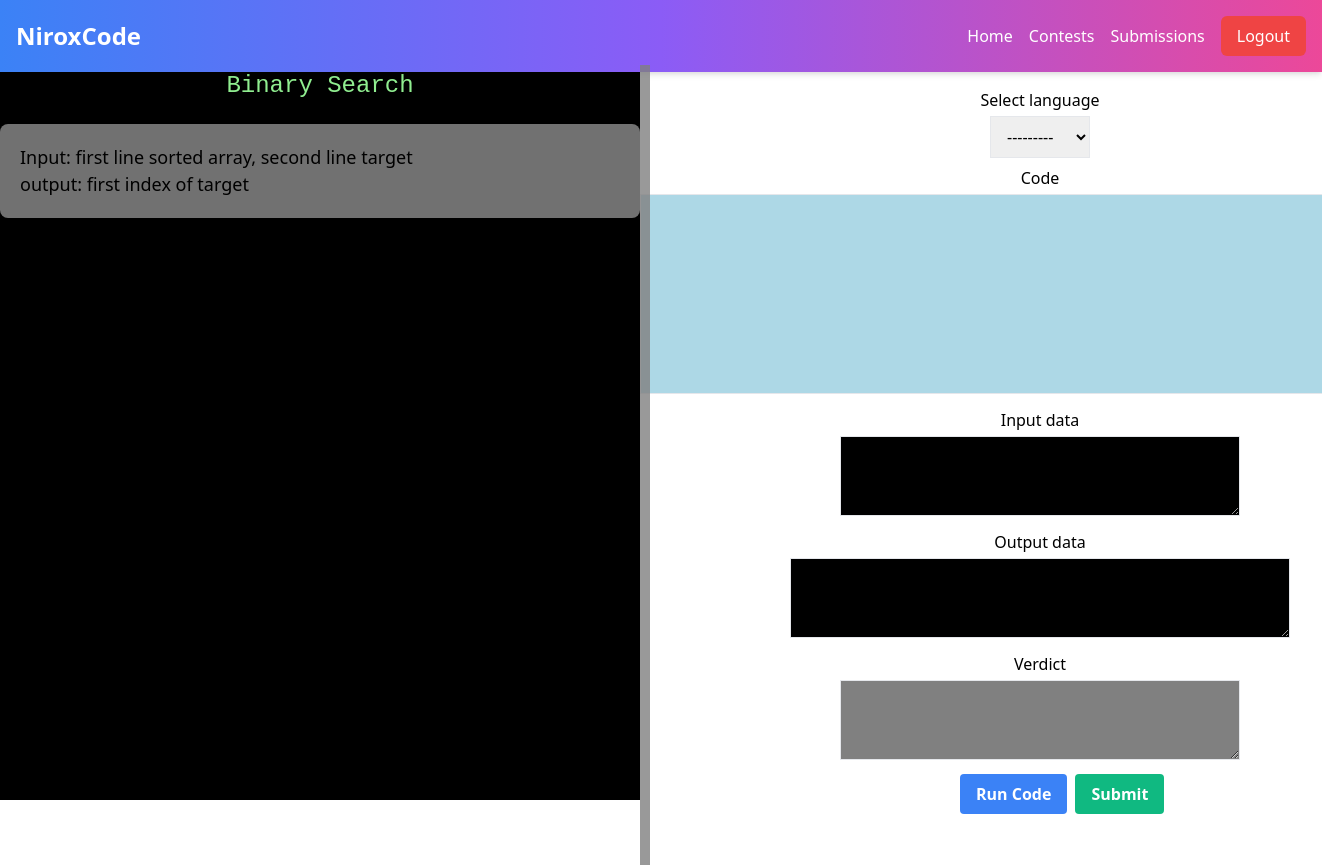
Page /home/all_problems/9/ (signed in) on the earlier database version.
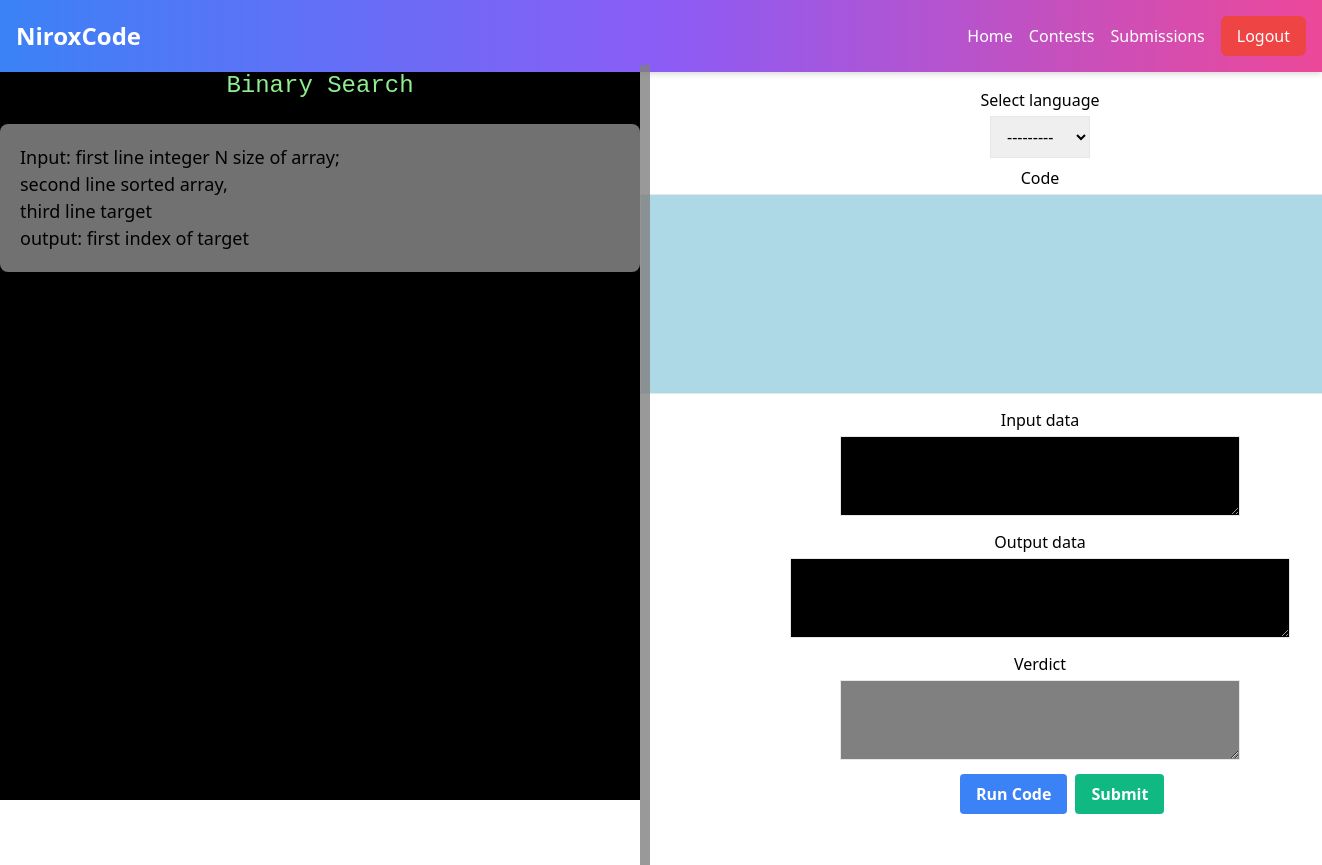
Same page on the later database version.
### home/models.py (models this page shows, shortened)
class Problem(models.Model):
    name=models.CharField(max_length=100)
    difficulty = models.CharField(
        max_length=10,
        blank=True,
        choices=[("Hard", "Hard"), ("Easy", "Easy"), ("Medium", "Medium")],
    )
    description=models.TextField()
    added_at=models.DateTimeField(auto_now_add=True)
    for_contest=models.BooleanField(default=False)
    has_image=models.BooleanField(default=False)
    image = models.ImageField(upload_to='media/images/', blank=True, null=True)

### home/views.py (the view)
# urls.py: path('all_problems/<int:problem_id>/', problem_desc, name='detail'),
@login_required
def problem_desc(request,problem_id):
    problem=Problem.objects.get(id=problem_id)
    submission_result=None
    if request.method == "POST":
        form = CodeRunnerForm(request.POST)
        action=request.POST.get('action')
        if form.is_valid():
            run = form.save(commit=False)
            if action=="run_code":
                op = run_code(run.language, run.code, run.input_data)
                run.output_data = op
                run.save()
                form = CodeRunnerForm(instance=run)
            elif action=="submit_code":
                submission_result = Submit(run.language, run.code, problem_id,request.user.id)
                run.verdict=submission_result
                run.save()
                form = CodeRunnerForm(instance=run)
    else:
        form = CodeRunnerForm()
    context = {
        'problem': problem,
        'form': form,
        'submission result':submission_result
    }
    return render(request, "problem.html", context)

### home/templates/problem.html (shortened to what this page needs)
<!DOCTYPE html>
<html lang="en">
<head>
    <link href="https://cdn.jsdelivr.net/npm/tailwindcss@2.2.19/dist/tailwind.min.css" rel="stylesheet">
</head>
<body>
    <div class="container">
        <nav class="bg-gradient-to-r from-blue-500 via-purple-500 to-pink-500 p-4 shadow-md w-full flex justify-between items-center fixed top-0 left-0 right-0">
            <div class="container mx-auto flex justify-between items-center">
                <a href="#" class="text-white text-2xl font-bold">NiroxCode</a>
                <div class="flex space-x-4">
                    <a href="/home/all_problems/" class="text-white hover:text-gray-200 transition duration-200">Home</a>
                    <a href="#" class="text-white hover:text-gray-200 transition duration-200">Contests</a>
                    <a href="/home/submissions/" class="text-white hover:text-gray-200 transition duration-200">Submissions</a>
                </div>
            </div>
            {% if user.is_authenticated %}
            <form method="post" action="{% url 'logout' %}" class="ml-4">
                <button type="submit" class="px-4 py-2 text-white bg-red-500 rounded-md hover:bg-red-600 transition duration-200">Logout</button>
            </form>
            {% endif %}
        </nav>
        <div class="panel black" id="black-panel">
            <br><br>
            <h1 class="problem-title">{{ problem.name }}</h1>
            <div class="details-box">
                {{ problem.description|linebreaksbr }}
            </div>
        </div>
        <div class="slider" id="slider"></div>
        <div class="panel white" id="white-panel">
            <br><br><br>
            <form method="post" class="mt-4 space-y-2">
                <div>
                    <h5 class="mb-1">Select language</h5>
                    {{ form.language }}
                </div>
                <div>
                    <h5 class="mb-1">Code</h5>
                    {{ form.code }}
                </div>
                <div>
                    <h5 class="mb-1">Input data</h5>
                    {{ form.input_data }}
                </div>
                <div>
                    <h5 class="mb-1">Output data</h5>
                    {{ form.output_data }}
                </div>
                <div>
                    <h5 class="mb-1">Verdict</h5>
                    {{ form.verdict }}
                </div>
                <div class="flex space-x-2 mt-4  ">
                    <button type="submit" name="action" value="run_code" class="bg-blue-500 hover:bg-blue-700 text-white font-bold py-2 px-4 ml-80  rounded transition duration-200">
                        Run Code
                    </button>
                    <button type="submit" name="action" value="submit_code" class="bg-green-500 hover:bg-green-700 text-white font-bold py-2 px-4 rounded transition duration-200">
                        Submit
                    </button>
                </div>
            </form>
        </div>
    </div>
</body>
</html>

Differences in the rows shown:
changed Problem "Binary Search": description "Input: first line sorted array, second line target output: first index of target" → "Input: first line integer N size of array; second line sorted array, third line target output: first index of target"
